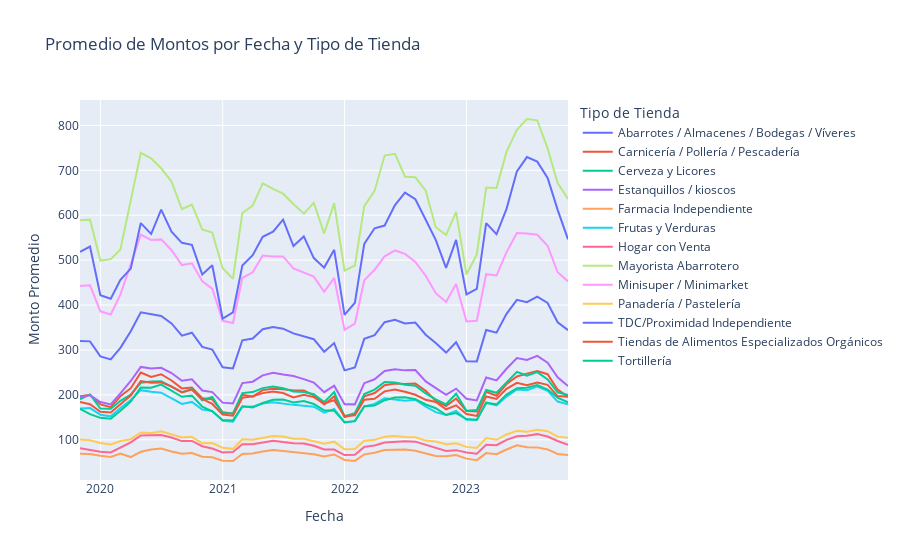

Notebook code for this chart:
### Code cell
# Crear la gráfica de línea con el promedio de amount por fecha y tipo de tienda
fig = px.line(df_avg2, x='date', y='amount', color='type', title='Promedio de Montos por Fecha y Tipo de Tienda', labels={'date': 'Fecha', 'amount': 'Monto Promedio', 'type': 'Tipo de Tienda'})

# Mostrar la gráfica
fig.show()
